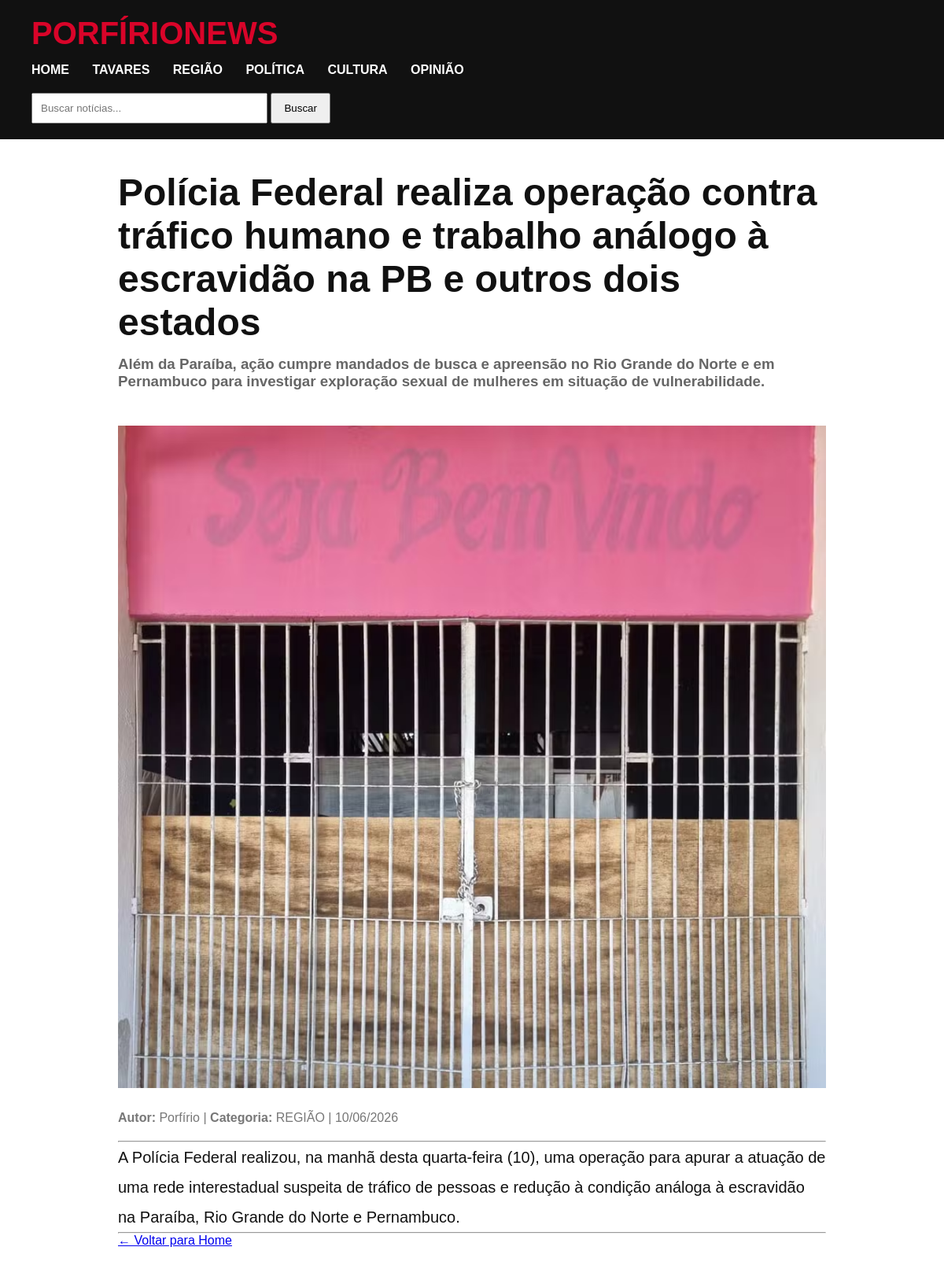
The app's page /noticia/policia-federal-realiza-operacao-contra-trafico-humano-e-trabalho-analogo-a-escravidao-na-pb-e-outros-dois-estados with its own data.
### models.py (models this page shows)
class Noticia(db.Model):
    __tablename__ = "noticias"
    id = db.Column(db.Integer, primary_key=True)
    titulo = db.Column(db.String(255), nullable=False)
    subtitulo = db.Column(db.String(500))
    conteudo = db.Column(db.Text, nullable=False)
    categoria = db.Column(db.String(100))
    imagem = db.Column(db.String(255))
    autor = db.Column(db.String(100))
    data_publicacao = db.Column(
        db.DateTime,
        default=datetime.utcnow
    )
    destaque = db.Column(
        db.Boolean,
        default=False
    )
    slug = db.Column(
        db.String(255),
        unique=True
    )

### app.py (the view)
@app.route("/noticia/<slug>")
def ver_noticia(slug):
    noticia = Noticia.query.filter_by(
        slug=slug
    ).first_or_404()
    return render_template(
        "noticia.html",
        noticia=noticia
    )

### templates/noticia.html
{% extends 'base.html' %}
{% block content %}
<article class="noticia-completa">
    <h1>{{ noticia.titulo }}</h1>
    {% if noticia.subtitulo %}
    <h3>{{ noticia.subtitulo }}</h3>
    {% endif %}
{% if noticia.imagem %}
<img
src="{{ url_for('static', filename='uploads/' + noticia.imagem) }}"
class="imagem-noticia">
{% endif %}
    <div class="meta">
        <span><strong>Autor:</strong> {{ noticia.autor }}</span>
        |
        <span><strong>Categoria:</strong> {{ noticia.categoria }}</span>
        |
        <span>
            {{ noticia.data_publicacao.strftime('%d/%m/%Y') }}
        </span>
    </div>
    <hr>
    <div class="conteudo">
        {{ noticia.conteudo|replace('\n','<br>')|safe }}
    </div>
    <hr>
    <a href="/">← Voltar para Home</a>
</article>
{% endblock %}

### static/css/style.css (style rules this page uses)
* { margin:0; padding:0; box-sizing:border-box; }
body { font-family:Arial, Helvetica, sans-serif; background:#ffffff; color:#111; }
.noticia-completa { max-width:900px; margin:auto; }
.noticia-completa h1 { font-size:48px; margin-bottom:15px; }
.noticia-completa h3 { color:#666; margin-bottom:20px; }
.meta { color:#777; margin-bottom:20px; }
.conteudo { font-size:20px; line-height:1.9; }
.imagem-noticia { width:100%; margin:25px 0; }

### records on screen
Noticia: titulo "Polícia Federal realiza operação contra tráfico humano e trabalho análogo à escravidão na PB e outros dois estados", subtitulo "Além da Paraíba, ação cumpre mandados de busca e apreensão no Rio Grande do Norte e em Pernambuco para investigar exploração sexual de mulheres em situação de vulnerabilidade.", imagem (picture), autor "Porfírio", categoria "REGIÃO", data_publicacao "10/06/2026", conteudo "A Polícia Federal realizou, na manhã desta quarta-feira (10), uma operação para apurar a atuação de uma rede interestadual suspeita de tráfico de pessoas e redução à condição análoga à escravidão na Paraíba, Rio Grande do Norte e Pernambuco."
